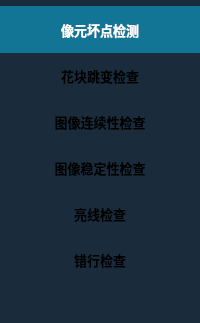
      <widget class="QWidget" name="widget_2" native="true">
       <property name="styleSheet">
        <string notr="true">QToolButton:!checked{border-radius: 0px;text-align: left;
}
QToolButton:checked{    /*选中后*/
color:rgb(255, 255, 255);
min-height:40;
border-style:solid;
background-color: #137595;
border:1px;
border-radius:5px;
padding:2px 4px;	
border-radius: 0px;text-align: left;

}
QWidget{
background-color:#1A2B3C;
}</string>
       </property>
       <layout class="QVBoxLayout" name="verticalLayout">
        <property name="spacing">
         <number>0</number>
        </property>
        <property name="leftMargin">
         <number>0</number>
        </property>
        <property name="topMargin">
         <number>6</number>
        </property>
        <property name="rightMargin">
         <number>0</number>
        </property>
        <property name="bottomMargin">
         <number>0</number>
        </property>
        <item>
         <widget class="QToolButton" name="toolbtn_0">
          <property name="sizePolicy">
           <sizepolicy hsizetype="Minimum" vsizetype="Fixed">
            <horstretch>0</horstretch>
            <verstretch>0</verstretch>
           </sizepolicy>
          </property>
          <property name="minimumSize">
           <size>
            <width>0</width>
            <height>46</height>
           </size>
          </property>
          <property name="font">
           <font>
            <family>微软雅黑</family>
            <pointsize>10</pointsize>
            <weight>75</weight>
            <bold>true</bold>
           </font>
          </property>
          <property name="styleSheet">
           <string notr="true">QPushButton{
	background-color: #1DB0E0;
;	border-radius: 3px;
 	border: 2px;
	padding:6px;
	color:white;
}
QPushButton:hover{
	background-color:#2ECBFF; 
	color: white;
}
</string>
          </property>
          <property name="text">
           <string>像元坏点检测</string>
          </property>
          <property name="iconSize">
           <size>
            <width>0</width>
            <height>0</height>
           </size>
          </property>
          <property name="checkable">
           <bool>true</bool>
          </property>
          <property name="checked">
           <bool>true</bool>
          </property>
          <property name="autoRaise">
           <bool>true</bool>
          </property>
         </widget>
        </item>
        <item>
         <widget class="QToolButton" name="toolbtn_1">
          <property name="sizePolicy">
           <sizepolicy hsizetype="Minimum" vsizetype="Fixed">
            <horstretch>0</horstretch>
            <verstretch>0</verstretch>
           </sizepolicy>
          </property>
          <property name="minimumSize">
           <size>
            <width>0</width>
            <height>46</height>
           </size>
          </property>
          <property name="font">
           <font>
            <family>微软雅黑</family>
            <pointsize>10</pointsize>
            <weight>75</weight>
            <bold>true</bold>
           </font>
          </property>
          <property name="styleSheet">
           <string notr="true">QPushButton{
	background-color: #1DB0E0;
;	border-radius: 0px;
 	border: 2px;
	padding:6px;
	color:white;
}
QPushButton:hover{
	background-color:#2ECBFF; 
	color: white;
}
</string>
          </property>
          <property name="text">
           <string>花块跳变检查</string>
          </property>
          <property name="icon">
           <iconset>
            <normaloff>:/image/image/down.png</normaloff>:/image/image/down.png</iconset>
          </property>
          <property name="iconSize">
           <size>
            <width>0</width>
            <height>0</height>
           </size>
          </property>
          <property name="checkable">
           <bool>true</bool>
          </property>
          <property name="autoRepeat">
           <bool>false</bool>
          </property>
          <property name="autoExclusive">
           <bool>false</bool>
          </property>
          <property name="toolButtonStyle">
           <enum>Qt::ToolButtonTextUnderIcon</enum>
          </property>
          <property name="autoRaise">
           <bool>true</bool>
          </property>
          <property name="arrowType">
           <enum>Qt::NoArrow</enum>
          </property>
         </widget>
        </item>
        <item>
         <widget class="QToolButton" name="toolbtn_2">
          <property name="sizePolicy">
           <sizepolicy hsizetype="Minimum" vsizetype="Fixed">
            <horstretch>0</horstretch>
            <verstretch>0</verstretch>
           </sizepolicy>
          </property>
          <property name="minimumSize">
           <size>
            <width>0</width>
            <height>46</height>
           </size>
          </property>
          <property name="font">
           <font>
            <family>微软雅黑</family>
            <pointsize>10</pointsize>
            <weight>75</weight>
            <bold>true</bold>
           </font>
          </property>
          <property name="styleSheet">
           <string notr="true">QPushButton{
	background-color: #1DB0E0;
;	border-radius: 3px;
 	border: 2px;
	padding:6px;
	color:white;
}
QPushButton:hover{
	background-color:#2ECBFF; 
	color: white;
}
</string>
          </property>
          <property name="text">
           <string>图像连续性检查</string>
          </property>
          <property name="iconSize">
           <size>
            <width>0</width>
            <height>0</height>
           </size>
          </property>
          <property name="checkable">
           <bool>true</bool>
          </property>
          <property name="checked">
           <bool>false</bool>
          </property>
          <property name="autoRaise">
           <bool>true</bool>
          </property>
         </widget>
        </item>
        <item>
         <widget class="QToolButton" name="toolbtn_3">
          <property name="sizePolicy">
           <sizepolicy hsizetype="Minimum" vsizetype="Fixed">
            <horstretch>0</horstretch>
            <verstretch>0</verstretch>
           </sizepolicy>
          </property>
          <property name="minimumSize">
           <size>
            <width>0</width>
            <height>46</height>
           </size>
          </property>
          <property name="font">
           <font>
            <family>微软雅黑</family>
            <pointsize>10</pointsize>
            <weight>75</weight>
            <bold>true</bold>
           </font>
          </property>
          <property name="styleSheet">
           <string notr="true">QPushButton{
	background-color: #1DB0E0;
;	border-radius: 3px;
 	border: 2px;
	padding:6px;
	color:white;
}
QPushButton:hover{
	background-color:#2ECBFF; 
	color: white;
}
</string>
          </property>
          <property name="text">
           <string>图像稳定性检查</string>
          </property>
          <property name="iconSize">
           <size>
            <width>0</width>
            <height>0</height>
           </size>
          </property>
          <property name="checkable">
           <bool>true</bool>
          </property>
          <property name="checked">
           <bool>false</bool>
          </property>
          <property name="autoRaise">
           <bool>true</bool>
          </property>
         </widget>
        </item>
        <item>
         <widget class="QToolButton" name="toolbtn_5">
          <property name="sizePolicy">
           <sizepolicy hsizetype="Minimum" vsizetype="Fixed">
            <horstretch>0</horstretch>
            <verstretch>0</verstretch>
           </sizepolicy>
          </property>
          <property name="minimumSize">
           <size>
            <width>0</width>
            <height>46</height>
           </size>
          </property>
          <property name="font">
           <font>
            <family>微软雅黑</family>
            <pointsize>10</pointsize>
            <weight>75</weight>
            <bold>true</bold>
           </font>
          </property>
          <property name="styleSheet">
           <string notr="true">QPushButton{
	background-color: #1DB0E0;
;	border-radius: 3px;
 	border: 2px;
	padding:6px;
	color:white;
}
QPushButton:hover{
	background-color:#2ECBFF; 
	color: white;
}
</string>
          </property>
          <property name="text">
           <string>亮线检查</string>
          </property>
          <property name="iconSize">
           <size>
            <width>0</width>
            <height>0</height>
           </size>
          </property>
          <property name="checkable">
           <bool>true</bool>
          </property>
          <property name="checked">
           <bool>false</bool>
          </property>
          <property name="autoRaise">
           <bool>true</bool>
          </property>
         </widget>
        </item>
        <item>
         <widget class="QToolButton" name="toolbtn_6">
          <property name="sizePolicy">
           <sizepolicy hsizetype="Minimum" vsizetype="Fixed">
            <horstretch>0</horstretch>
            <verstretch>0</verstretch>
           </sizepolicy>
          </property>
          <property name="minimumSize">
           <size>
            <width>0</width>
            <height>46</height>
           </size>
          </property>
          <property name="font">
           <font>
            <family>微软雅黑</family>
            <pointsize>10</pointsize>
            <weight>75</weight>
            <bold>true</bold>
           </font>
          </property>
          <property name="styleSheet">
           <string notr="true">QPushButton{
	background-color: #1DB0E0;
;	border-radius: 3px;
 	border: 2px;
	padding:6px;
	color:white;
}
QPushButton:hover{
	background-color:#2ECBFF; 
	color: white;
}
</string>
          </property>
          <property name="text">
           <string>错行检查</string>
          </property>
          <property name="iconSize">
           <size>
            <width>0</width>
            <height>0</height>
           </size>
          </property>
          <property name="checkable">
           <bool>true</bool>
          </property>
          <property name="checked">
           <bool>false</bool>
          </property>
          <property name="autoRaise">
           <bool>true</bool>
          </property>
         </widget>
        </item>
        <item>
         <spacer name="verticalSpacer">
          <property name="orientation">
           <enum>Qt::Vertical</enum>
          </property>
          <property name="sizeHint" stdset="0">
           <size>
            <width>20</width>
            <height>40</height>
           </size>
          </property>
         </spacer>
        </item>
       </layout>
      </widget>
